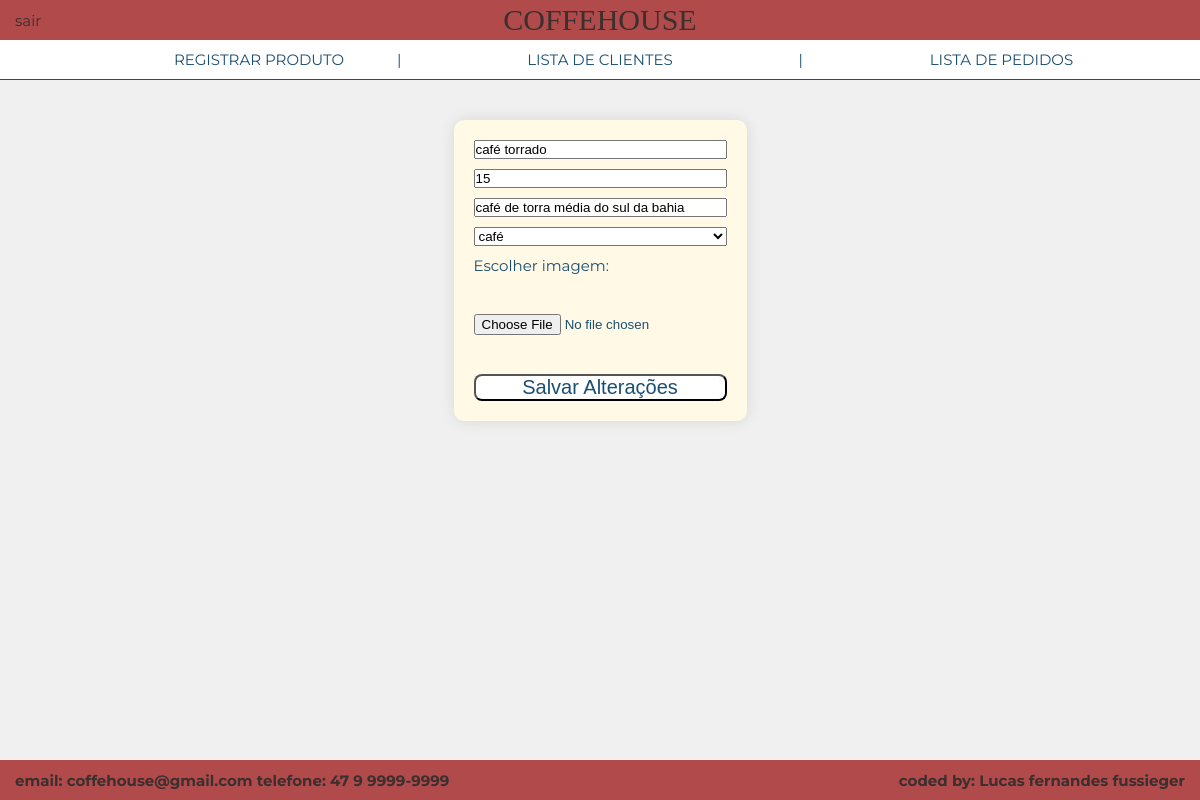
Page /loja/edit_product/2/ (signed in) on the committed database.
### loja/models.py (models this page shows, shortened)
class Product(models.Model):
    nome = models.CharField(max_length=100, unique=True)
    preco = models.CharField(max_length=100)
    descricao = models.CharField(max_length=200, blank=True, null=True)
    product_type = models.CharField(max_length=100)
    image = models.ImageField(upload_to = 'produtos/')

### loja/views.py (the view, shortened to what this page needs)
# urls.py: path('edit_product/<int:product_id>/', views.edit_product, name='edit_product'),
@login_required
def edit_product(request, product_id):
    produto = get_object_or_404(Product, pk=product_id)
    return render(request, 'edit_product.html', {'produto': produto, 'usuario': request.user})

### templates/edit_product.html (shortened to what this page needs)
<!DOCTYPE html>
<html lang="en">
<head>
    <link rel="stylesheet" href="/static/css/index.css">
</head>
<body>
{% include 'partials/header.html'%}
    <main>
        <form action="{% url 'edit_product' produto.id %}" method="POST" enctype="multipart/form-data">
            <input type="text" name="nome" value="{{ produto.nome }}">
            <input type="text" name="preco" value="{{ produto.preco }}">
            <input type="text" name="descricao" value="{{ produto.descricao }}">
            <select name="product_type" id="product_type">
                <option value="coffe">café</option>
            </select>
            <label for="image">Escolher imagem:</label><br>
            <input type="file" id="image" name="image" accept="image/*" required><br>
            <button type="submit">Salvar Alterações</button>
        </form>
    </main>
</body>
</html>

### static/css/index.css (style rules this page uses)
* { margin: 0; padding: 0; box-sizing: border-box; }
body { overflow-x: hidden; background: #f0f0f0; margin: 0; padding: 0; text-decoration: none; gap: 50px; }
main { font-family: Montserrat, 'Alfa Slab One'; color: #1b4f72; font-size: 15px; display: flex; justify-content: center; align-items: center; text-decoration: none; flex-direction: column; margin-top: 40px; }
form { display: flex; flex-direction: column; gap: 10px; background: #fff9e6; padding: 20px; border-radius: 10px; box-shadow: 0 0 15px rgba(0,0,0,0.1); margin-bottom: 20px; }
button { width: 100%; font-size: 20px; color: #1b4f72; background-color: white; border-radius: 8px; }

### rows in the picture
Product: nome "café torrado", preco "15", descricao "café de torra média do sul da bahia"
